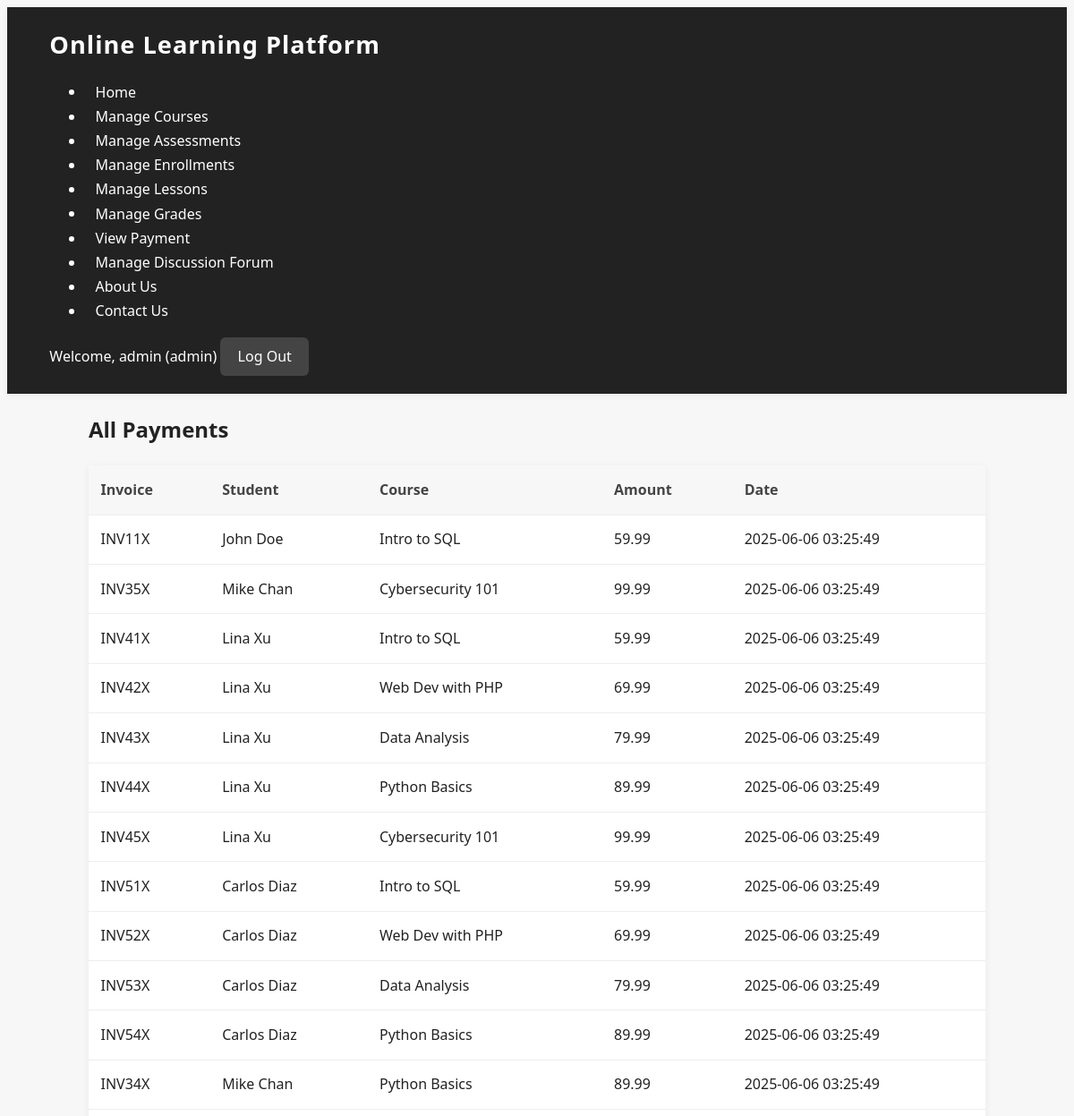
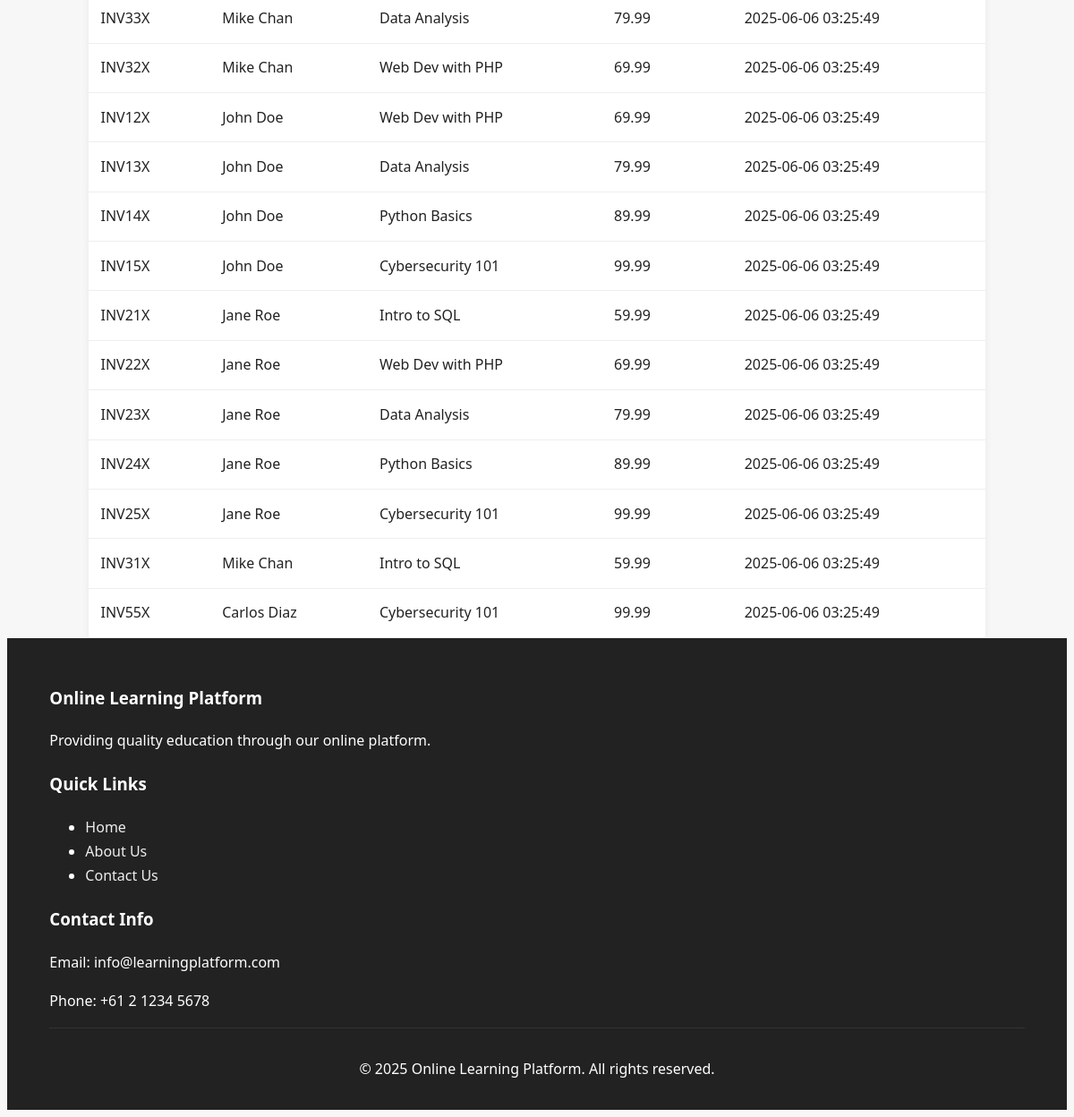
Screenshot of /payments.php (signed in) with the database file from the repository (2 pictures, top to bottom).
### tables this page shows
CREATE TABLE Payment (
  payment_id INT AUTO_INCREMENT PRIMARY KEY,
  student_id INT NOT NULL,
  course_id INT NOT NULL,
  amount DECIMAL(10,2) NOT NULL,
  payment_date DATETIME DEFAULT CURRENT_TIMESTAMP,
  invoice_number VARCHAR(50) UNIQUE NOT NULL,
  FOREIGN KEY (student_id) REFERENCES Student(student_id),
  FOREIGN KEY (course_id) REFERENCES Course(course_id)
);

CREATE TABLE Student (
  student_id INT AUTO_INCREMENT PRIMARY KEY,
  name VARCHAR(100) NOT NULL,
  email VARCHAR(100) UNIQUE NOT NULL,
  password_hash VARCHAR(255) NOT NULL,
  created_at DATETIME DEFAULT CURRENT_TIMESTAMP
);

CREATE TABLE Course (
  course_id INT AUTO_INCREMENT PRIMARY KEY,
  title VARCHAR(200) NOT NULL,
  description TEXT,
  price DECIMAL(10,2) NOT NULL,
  instructor_id INT NOT NULL,
  created_at DATETIME DEFAULT CURRENT_TIMESTAMP,
  FOREIGN KEY (instructor_id) REFERENCES Instructor(instructor_id)
);

### payments.php (the view, shortened to what this page needs)
<?php
require_once 'db_connection.php';
$result = $conn->query("
    SELECT p.*, s.name AS student_name, c.title AS course_title
    FROM Payment p
    JOIN Student s ON p.student_id = s.student_id
    JOIN Course c ON p.course_id = c.course_id
    ORDER BY p.payment_date DESC
");
include 'inc_header_nav.php';
?>
<div class="container">
    <h2>All Payments</h2>
    <table class="table">
        <thead>
            <tr>
                <th>Invoice</th>
                <th>Student</th>
                <th>Course</th>
                <th>Amount</th>
                <th>Date</th>
            </tr>
        </thead>
        <tbody>
            <?php while ($row = $result->fetch_assoc()): ?>
            <tr>
                <td><?php echo htmlspecialchars($row['invoice_number']); ?></td>
                <td><?php echo htmlspecialchars($row['student_name']); ?></td>
                <td><?php echo htmlspecialchars($row['course_title']); ?></td>
                <td><?php echo number_format($row['amount'], 2); ?></td>
                <td><?php echo $row['payment_date']; ?></td>
            </tr>
            <?php endwhile; ?>
        </tbody>
    </table>
</div>
<?php
include 'inc_footer.php';
?>

### style.css (style rules this page uses)
:root { --primary-color: #444; --secondary-color: #222; --accent-color: #888; --light-color: #f7f7f7; --dark-color: #222; --success-color: #4caf50; --warning-color: #ff9800; --danger-color: #e57373; --text-color: #222; --border-radius: 6px; --box-shadow: 0 2px 8px rgba(0,0,0,0.06); }
body { font-family: 'Segoe UI', Arial, sans-serif; line-height: 1.7; color: var(--text-color); background-color: var(--light-color); }
.container { width: 92%; max-width: 1200px; margin: 0 auto; padding: 0 20px; }
table { width: 100%; border-collapse: collapse; background-color: #fff; box-shadow: var(--box-shadow); }
th, td { padding: 0.85rem; text-align: left; border-bottom: 1px solid #eee; }
th { background-color: var(--light-color); color: var(--primary-color); font-weight: 600; }

### rows the page displays
payment: invoice_number "INV11X", student.name "John Doe", course.title "Intro to SQL", amount "59.99", payment_date "2025-06-06 03:25:49"
payment: invoice_number "INV35X", student.name "Mike Chan", course.title "Cybersecurity 101", amount "99.99", payment_date "2025-06-06 03:25:49"
payment: invoice_number "INV41X", student.name "Lina Xu", course.title "Intro to SQL", amount "59.99", payment_date "2025-06-06 03:25:49"
payment: invoice_number "INV42X", student.name "Lina Xu", course.title "Web Dev with PHP", amount "69.99", payment_date "2025-06-06 03:25:49"
payment: invoice_number "INV43X", student.name "Lina Xu", course.title "Data Analysis", amount "79.99", payment_date "2025-06-06 03:25:49"
payment: invoice_number "INV44X", student.name "Lina Xu", course.title "Python Basics", amount "89.99", payment_date "2025-06-06 03:25:49"
payment: invoice_number "INV45X", student.name "Lina Xu", course.title "Cybersecurity 101", amount "99.99", payment_date "2025-06-06 03:25:49"
payment: invoice_number "INV51X", student.name "Carlos Diaz", course.title "Intro to SQL", amount "59.99", payment_date "2025-06-06 03:25:49"
payment: invoice_number "INV52X", student.name "Carlos Diaz", course.title "Web Dev with PHP", amount "69.99", payment_date "2025-06-06 03:25:49"
payment: invoice_number "INV53X", student.name "Carlos Diaz", course.title "Data Analysis", amount "79.99", payment_date "2025-06-06 03:25:49"
payment: invoice_number "INV54X", student.name "Carlos Diaz", course.title "Python Basics", amount "89.99", payment_date "2025-06-06 03:25:49"
payment: invoice_number "INV34X", student.name "Mike Chan", course.title "Python Basics", amount "89.99", payment_date "2025-06-06 03:25:49"
payment: invoice_number "INV33X", student.name "Mike Chan", course.title "Data Analysis", amount "79.99", payment_date "2025-06-06 03:25:49"
payment: invoice_number "INV32X", student.name "Mike Chan", course.title "Web Dev with PHP", amount "69.99", payment_date "2025-06-06 03:25:49"
payment: invoice_number "INV12X", student.name "John Doe", course.title "Web Dev with PHP", amount "69.99", payment_date "2025-06-06 03:25:49"
payment: invoice_number "INV13X", student.name "John Doe", course.title "Data Analysis", amount "79.99", payment_date "2025-06-06 03:25:49"
payment: invoice_number "INV14X", student.name "John Doe", course.title "Python Basics", amount "89.99", payment_date "2025-06-06 03:25:49"
payment: invoice_number "INV15X", student.name "John Doe", course.title "Cybersecurity 101", amount "99.99", payment_date "2025-06-06 03:25:49"
payment: invoice_number "INV21X", student.name "Jane Roe", course.title "Intro to SQL", amount "59.99", payment_date "2025-06-06 03:25:49"
payment: invoice_number "INV22X", student.name "Jane Roe", course.title "Web Dev with PHP", amount "69.99", payment_date "2025-06-06 03:25:49"
payment: invoice_number "INV23X", student.name "Jane Roe", course.title "Data Analysis", amount "79.99", payment_date "2025-06-06 03:25:49"
payment: invoice_number "INV24X", student.name "Jane Roe", course.title "Python Basics", amount "89.99", payment_date "2025-06-06 03:25:49"
payment: invoice_number "INV25X", student.name "Jane Roe", course.title "Cybersecurity 101", amount "99.99", payment_date "2025-06-06 03:25:49"
payment: invoice_number "INV31X", student.name "Mike Chan", course.title "Intro to SQL", amount "59.99", payment_date "2025-06-06 03:25:49"
payment: invoice_number "INV55X", student.name "Carlos Diaz", course.title "Cybersecurity 101", amount "99.99", payment_date "2025-06-06 03:25:49"

### other values shown
$_SESSION['name'] "admin"
$_SESSION['role'] "admin"
